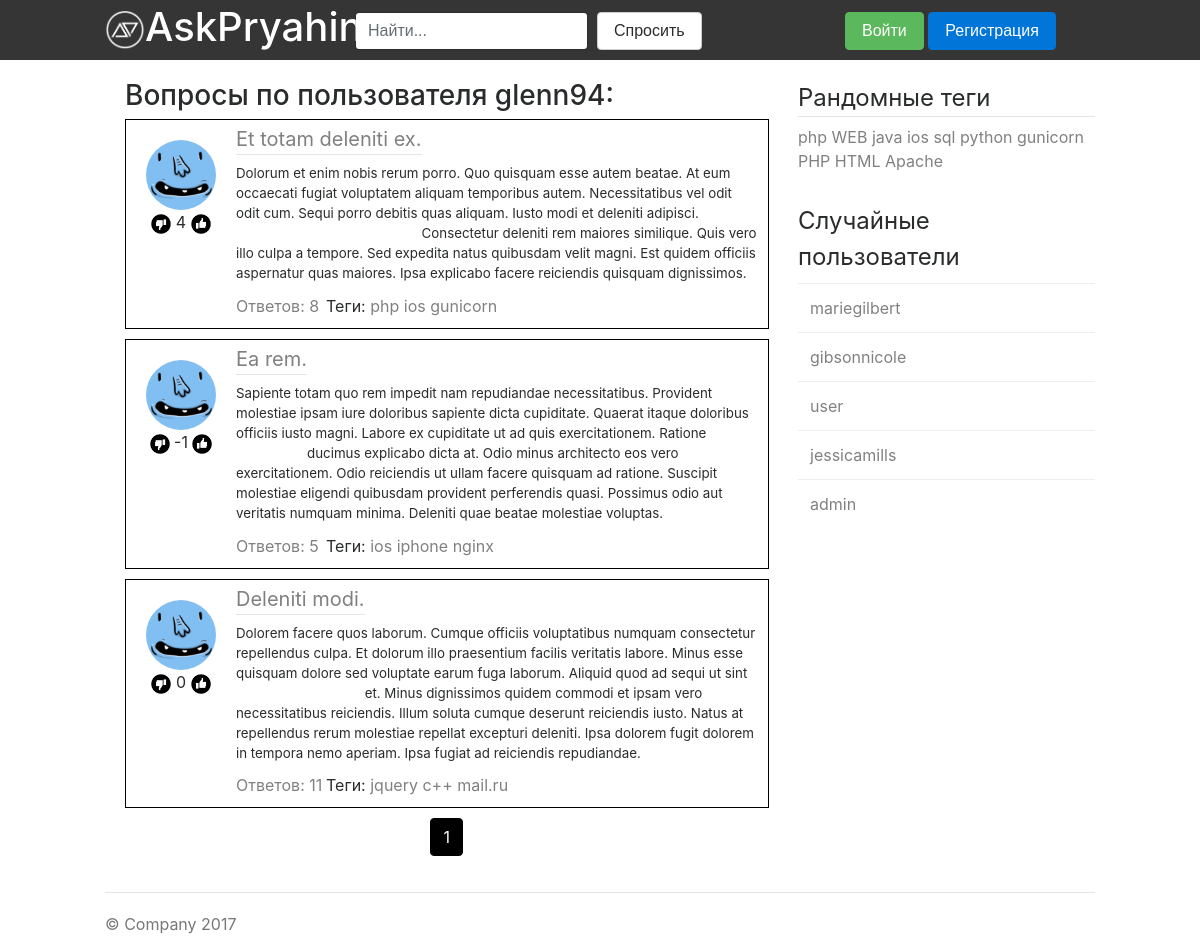
Page /user/glenn94 on the committed database.
### askapp/models.py (models this page shows, shortened)
class Question(models.Model):
    class Meta:
        verbose_name = u'Вопрос'
        verbose_name_plural = u'Вопросы'
    author =  models.ForeignKey(User, verbose_name=u'Пользователь')
    title = models.CharField(max_length = 100, verbose_name=u'Заголовок')
    text = models.TextField(verbose_name=u'Текст')
    rating = models.IntegerField(default = 0, verbose_name=u'Рейтинг')
    count_answers = models.IntegerField(default = 0, verbose_name=u'Количество ответов')
    tags = models.ManyToManyField(Tag, verbose_name=u'Тег')
    isVote = models.BooleanField(default = True, verbose_name=u'Голосование')
    date = models.DateTimeField(default = timezone.now, verbose_name=u'Дата создания')
    objects = QuestionManager()

class Profile(models.Model):
    class Meta:
        verbose_name=u'Профиль'
        verbose_name_plural=u'Профили'
    user = models.OneToOneField(User, verbose_name=u'Пользователь')
    avatar = models.ImageField(upload_to='avatars')
    objects = ProfileManager()

class Tag(models.Model):
    class Meta:
        verbose_name = u'Тег'
        verbose_name_plural = u'Теги'
    text = models.CharField(max_length=15, verbose_name='Tag')
    def __str__(self):
        return self.text

### askapp/views.py (the view)
# urls.py: url(r'^user/(?P<user>\S+)/?$', views.questions_by_user, name='questions_by_user'),
def questions_by_user(request, user, page='1'):
    user_ = get_object_or_404(User, username=user)
    user_questions = Question.objects.byUser(user)
    questions = pagination(request, user_questions, 20, page)
    questions.paginator.baseurl = "/user/" + user + "/"
    likes = getQuestionListLikes(questions, request.user)
    return render(request, 'question_by_user.html', {'user': user, 'questions': questions, 'tags': randomTags(Tag), 'users': randomUsers(User), 'likes':likes[0], 'dislikes':likes[1]})

### askapp/func.py (called while the page is built)
def pagination(request, data, count, page):
    paginator = Paginator(data, count)
    get = request.GET.get('page')
    if get:
        page = int(get)
    try:
        paginator_datas_list = paginator.page(int(page))
    except PageNotAnInteger:
        data_list = paginator.page(1)
    except EmptyPage:
        paginator_datas_list = paginator.page(paginator.num_pages)
    return paginator_datas_list

def randomTags(Tag):
    tags = []
    for i in range(Tag.objects.count()):
        tags.append(str(Tag.objects.get(id=i + 1)))
    np.random.shuffle(tags)
    return tags[:10]

def randomUsers(User):
    users = []
    for i in range(User.objects.count()):
        users.append(str(User.objects.get(id=i + 1)))
    np.random.shuffle(users)
    return users[:5]

def getQuestionListLikes(questions, User):
    likes = []
    dislikes = []
    for question in questions:
        try:
            query = QuestionLike.objects.get(question=question, author=User)
        except:
            query = None
        if query is not None:
            if query.rating == 1:
                likes.append(question.id)
            else:
                dislikes.append(question.id)
    result = [likes, dislikes]
    return result

### askapp/models.py (called while the page is built)
    def byUser(self, user_name):
        return self.filter(author__username__iexact = user_name)

### templates/question_by_user.html (shortened to what this page needs)
{% extends "base.html"%}
{% block content %}
{% load static %}
<h3>Вопросы по пользователя {{ user }}:</h3>
{% for question in questions %}
            <div class="question">
               <div class="question-avatar">
                  <a href="/user/{{question.author.username}}"><img src="{{ question.author.profile.avatar.url }}" class="rounded-circle question-avatar-img"></a>
               </div>
               <div class="question-like">
                  <a class="likebutton" value="-1" qid="{{ question.id }}" id="btndislike{{ question.id }}"><span class="like-img {% if question.id in dislikes %}is{% endif %}dislikebtn"/></a>
                  <span id="qRating{{ question.id }}">{{ question.rating }}</span>
                  <a class="likebutton" value="1" qid="{{ question.id }}" id="btnlike{{ question.id }}"><span class="like-img {% if question.id in likes %}is{% endif %}likebtn"></a>
               </div>
               <div class="question-title bot">
                  <a href="{% url 'question' question.id %}">{{ question.title }}</a>
               </div>
               <div class="question-preview">{{ question.text }}</div>
               <div class="question-answers"><a href="{% url 'question' question.id %}">Ответов: {{ question.count_answers }}</a></div>
               <div class="question-tags">Теги:
               {% for tag in question.tags.all %}
                  <a href="{% url 'questions_by_tag' tag %}"> {{ tag }} </a>
               {% endfor %}
               </div>
            </div>
{% endfor %}
{% include "paginator.html" %}
{% endblock %}

### templates/base.html (shortened to what this page needs)
{% load static %}
<!DOCTYPE html>
<html>
   <head>
      <link rel="stylesheet" type="text/css" href="{% static 'bootstrap-4.0.0-alpha.6-dist/css/bootstrap.min.css' %}">
      <link rel="stylesheet" type="text/css" href="{% static 'css/style.css' %}" />
   </head>
   <body>
      <div class="header">
         <div class="header-content">
         <div class="logo">
            <a href="{% url 'index' %}">
               <img src="{% static 'img/ap_logo.png' %}" class="logo-img d-inline-block">
               <h1 class="logo-title">AskPryahin</h1>
            </a>
         </div>
         <div class="search">
            <form class="form-inline" action="/search">
               <input type="text" class="form-control" name="q" placeholder="Найти...">
               &nbsp;&nbsp;<button type="button" class="btn btn-secondary" onClick='location.href="{% url 'ask' %}"'>Спросить</button>
            </form>
         </div>
         <div class="user">
         {% if request.user.is_authenticated %}
            <img src="{{ request.user.profile.avatar.url }}" class="rounded-circle header-avatar">
            <div class="user-block">
               <div class="user-name">{{ request.user.username }}</div>
               <div class="user-options">
                  <a href="{% url 'settings' %}">Настройки</a>
                  <a href="{% url 'logout' %}?continue={{ request.path }}">Выйти</a>
               </div>
            </div>
         {% else %}
            <div class="form-actions">
               <button type="submit" class="btn btn-success" onClick='location.href="{% url 'login' %}?continue={{ request.path }}"'>Войти</button>
               <button type="button" class="btn btn-primary" onClick='location.href="{% url 'signup' %}"'>Регистрация</button>
            </div>
         {% endif %}
         </div>
      </div>
      </div>
      <div class="content">
         <div class="left">
            {% block content %}{% endblock %}
         </div>
         <div class="right">
            <div class="tags">
               <fieldset>
                  <legend class="bot">Рандомные теги</legend>
                  {% for tag in tags %}
                     <a href="{% url 'questions_by_tag' tag %}">{{ tag }}</a>
                  {% endfor %}
               </fieldset>
            </div>
            <div class="best-members">
               <legend>Случайные пользователи</legend>
               <table class="table">
                  <tbody>
                  {% for user in users %}
                     <tr><td><a href="{% url 'questions_by_user' user %}">{{ user }}</a></td></tr>
                  {% endfor %}
                  </tbody>
               </table>
            </div>
         </div>
         <div class="clearfix"></div>
      </div>
      <div class="footer">
         <p>© Company 2017</p>
      </div>
   </body>
</html>

### static/css/style.css (style rules this page uses)
a { color: grey; }
button { cursor: pointer }
.header { background: #353535; width: 100%; height: 60px; min-width: 990px; }
.header-content { min-width: 990px; width: 70%; margin: auto; }
.logo { display: inline-block; vertical-align: middle; margin-top: 10px; color: White; }
.logo a { color: White; text-decoration: none; }
.logo-img { width: 40px; height: 40px; }
.logo-title { margin-top: -45px; margin-left: 40px; }
.search { margin-left: 250px; margin-top: -45px; }
.user { margin-left: calc(100% - 250px); margin-top: -38px; }
.bot { border-bottom: 1px solid #e5e5e5 }
.content, .footer { min-width: 990px; width: 70%; margin: auto; margin-top: 20px; }
.left { width: 65%; margin-left: 20px; float: left; }
.right { width: 30%; margin-left: auto; float: right; }
.best-members { margin-top: 30px; }
.footer { padding-top: 19px; color: #777; border-top: 1px solid #e5e5e5; }
.question { padding: 10px; padding-left: 0px; width: 100%; border: 1px solid #000; min-height: 125px; }
.question-avatar { height: 70px; width: 70px; margin: 10px 15px 0px 20px; }
.question-avatar-img { height: 100%; width: 100%; }
.question-like { width: 110px; margin-left: 0px; text-align: center; }
.like-img { width: 20px; height: 20px; }
.question { margin-bottom: 10px; }
.question-title { font-size: 15pt; margin-top: -110px; margin-left: 110px; float: left; }
.question-title a { text-decoration: none; }
.question-preview { font-size: 10pt; margin-left: 110px; margin-top: -70px; }
.question-answers { margin-top: 10px; margin-left: 110px; }
.question-tags { margin-left: 200px; margin-top: -24px; }
.likebutton { cursor: pointer; }
.likebtn { vertical-align: bottom; content: url("../img/like.png"); }
.dislikebtn { vertical-align: bottom; content: url("../img/dislike.png") }

### rows in the picture
Question: author.profile.avatar (picture), rating "4", {{ question.id }} 1 (drawn), title "Et totam deleniti ex.", text "Dolorum et enim nobis rerum porro. Quo quisquam esse autem beatae. At eum occaecati fugiat voluptatem aliquam temporibus autem. Necessitatibus vel odit odit cum. Sequi porro debitis quas aliquam. Iusto modi et deleniti adipisci. Consectetur deleniti rem maiores similique. Quis vero illo culpa a tempore. Sed expedita natus quibusdam velit magni. Est quidem officiis aspernatur quas maiores. Ipsa explicabo facere reiciendis quisquam dignissimos.", count_answers "8"
Tag: text "php", tags "php"
Tag: text "ios", tags "ios"
Tag: text "gunicorn", tags "gunicorn"
Question: author.profile.avatar (picture), rating "-1", title "Ea rem.", text "Sapiente totam quo rem impedit nam repudiandae necessitatibus. Provident molestiae ipsam iure doloribus sapiente dicta cupiditate. Quaerat itaque doloribus officiis iusto magni. Labore ex cupiditate ut ad quis exercitationem. Ratione ducimus explicabo dicta at. Odio minus architecto eos vero exercitationem. Odio reiciendis ut ullam facere quisquam ad ratione. Suscipit molestiae eligendi quibusdam provident perferendis quasi. Possimus odio aut veritatis numquam minima. Deleniti quae beatae molestiae voluptas.", count_answers "5"
Tag: text "iphone"
Tag: text "nginx"
Question: author.profile.avatar (picture), rating "0", title "Deleniti modi.", text "Dolorem facere quos laborum. Cumque officiis voluptatibus numquam consectetur repellendus culpa. Et dolorum illo praesentium facilis veritatis labore. Minus esse quisquam dolore sed voluptate earum fuga laborum. Aliquid quod ad sequi ut sint et. Minus dignissimos quidem commodi et ipsam vero necessitatibus reiciendis. Illum soluta cumque deserunt reiciendis iusto. Natus at repellendus rerum molestiae repellat excepturi deleniti. Ipsa dolorem fugit dolorem in tempora nemo aperiam. Ipsa fugiat ad reiciendis repudiandae.", count_answers "11"
Tag: text "jquery"
Tag: text "c++"
Tag: text "mail.ru"
Tag: tags "WEB"
Tag: tags "java"
Tag: tags "sql"
Tag: tags "python"
Tag: tags "PHP"
Tag: tags "HTML"
Tag: tags "Apache"

### other values in the picture
{{ user }} "glenn94"
{{ i }} "1"
{{ user }} "mariegilbert" "gibsonnicole" "user" "jessicamills" "admin"
